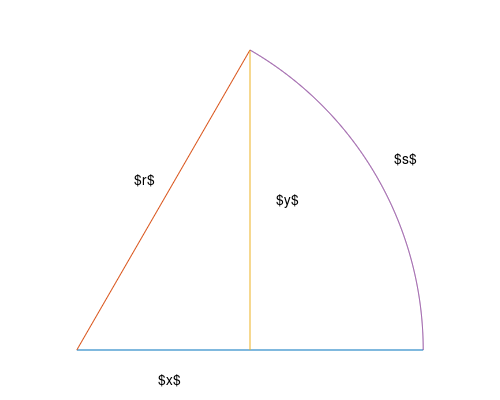
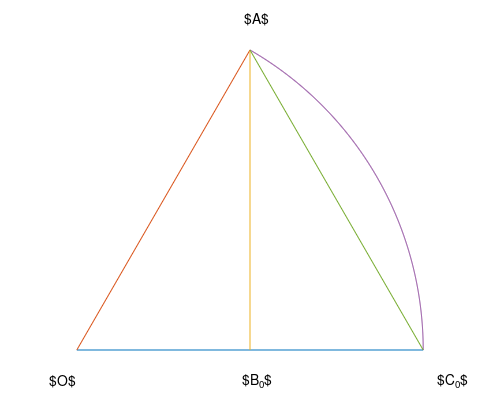
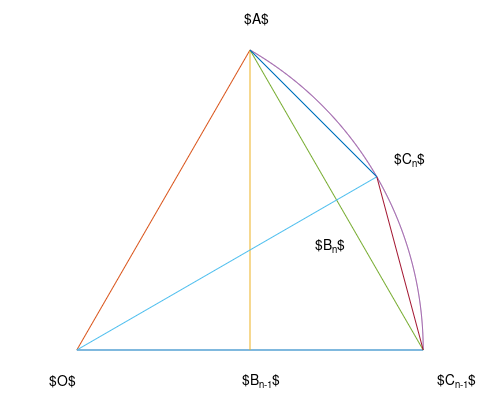
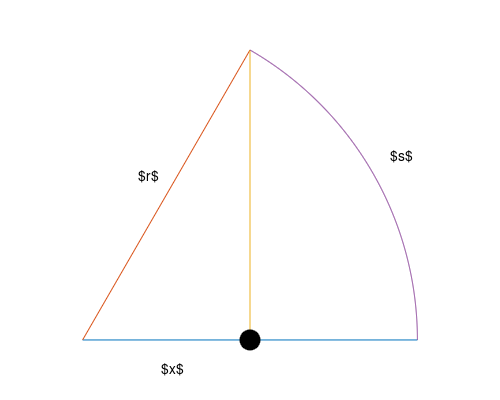

Write MATLAB code to recreate these figures, in order.
% =============================================================================
% Copyright © 2026 Fredrik Bierich
% 
% This file is licensed under the MIT License.
%
% Permission is hereby granted to use, copy, modify, merge, and distribute 
% this software for any purpose, provided that the above copyright notice 
% and this permission notice are included in all copies.
%
% For commercial licensing inquiries, please contact: fredrik.bierich@gmail.com
% =============================================================================
function main()
    m = 10;
    n = 2 ^ m + 1;
    circularsectorfigure();
    circularsectorsequencefigure();
    simpleharmonicmotionfigure();
    uniformcircularmotionfigure();
    function circularsectorfigure()
        f = figure('Visible', 'off');
        ax = axes(f);
        circularsector(ax);
        axis(ax, 'equal', 'off');
        text(ax, 0.1675, 0.49, '$r$');
        text(ax, 0.9185, 0.5506, '$s$');
        text(ax, 0.235, -0.0877, '$x$');
        text(ax, 0.5775, 0.431, '$y$');
        print2tex(f, 'circular_sector.tex');
        close(f);
    end
    function circularsectorsequencefigure()
        O = [0; 0];
        f = figure('Visible', 'off');
        ax = axes(f, 'NextPlot', 'add');
        [pl, ~] = circularsector(ax, O);
        plot(ax, pl(1, [1, end]), pl(2, [1, end]));
        axis(ax, 'equal', 'off');
        text(ax, -0.08, -0.0877, '$O$');
        text(ax, 0.485, 0.957, '$A$');
        t1 = text(ax, 1.0415, -0.0877, '$C_0$');
        t2 = text(ax, 0.4795, -0.0877, '$B_0$');
        print2tex(f, 'circular_sector_sequence_base_case.tex');
        mid = (1 + size(pl, 2)) / 2;
        plot(ax, [O(1), pl(1, mid)], [O(2), pl(2, mid)]);
        plot(ax, pl(1, [mid, 1]), pl(2, [mid, 1]));
        plot(ax, pl(1, [mid, end]), pl(2, [mid, end]));
        set(t1, 'string', '$C_{n-1}$');
        set(t2, 'string', '$B_{n-1}$');
        text(ax, 0.9185, 0.5506, '$C_n$');
        text(ax, 0.689, 0.3031, '$B_n$');
        print2tex(f, 'circular_sector_sequence_recursive_step.tex');
        close(f);
    end
    function simpleharmonicmotionfigure()
        f = figure('Visible', 'off');
        ax = axes(f, 'NextPlot', 'add');
        [~, proj_pl_end_pl_1] = circularsector(ax);
        fillcircle(ax, proj_pl_end_pl_1);
        axis(ax, 'equal', 'off');
        text(ax, 0.1675, 0.49, '$r$');
        text(ax, 0.9185, 0.5506, '$s$');
        text(ax, 0.235, -0.0877, '$x$');
        print2tex(f, 'simple_harmonic_motion.tex');
        close(f);
    end
    function uniformcircularmotionfigure()
        O = [0; 0];
        circleRadius = 0.03;
        circleColor = [0, 0, 0];
        f = figure('Visible', 'off');
        ax1 = axes(f, 'NextPlot', 'add');
        [pl, ~] = circularsector(ax1, O);
        fillcircle(ax1, pl(:, end), circleRadius, circleColor);
        axis(ax1, 'equal', 'off');
        text(ax1, 0.1675, 0.49, '$r$');
        text(ax1, 0.9185, 0.5506, '$s$');
        text(ax1, 0.235, -0.0877, '$x$');
        text(ax1, 0.5775, 0.431, '$y$');
        print2tex(f, 'uniform_circular_motion.tex');
        close(f);
        f = figure('Visible', 'off');
        ax1 = axes(f, 'NextPlot', 'add');
        [pl, proj_pl_end_pl_1] = circularsector(ax1, O);
        fillcircle(ax1, pl(:, end), circleRadius, circleColor);
        arrow(ax1, O, proj_pl_end_pl_1);
        arrow(ax1, proj_pl_end_pl_1, pl(:, end) - circleRadius * normalize(pl(:, end) - proj_pl_end_pl_1, "norm", 2));
        arrow(ax1, O, pl(:, end) - circleRadius * normalize(pl(:, end) - O, "norm", 2));
        axis(ax1, 'equal', 'off');
        text(ax1, 0.1675, 0.49, '$\vec{r}$');
        text(ax1, 0.235, -0.0877, '$\vec{r}_x$');
        text(ax1, 0.5775, 0.431, '$\vec{r}_y$');
        print2tex(f, 'uniform_circular_motion_position_vector_diagram.tex');
        close(f);
        function arrow(ax2, p1, p2, headWidth = 0.025, headLength = 0.075, shaftColor = [0, 0, 0], headEdgeColor = [0, 0, 0], headFaceColor = [0, 0, 0])
            nextPlot = get(ax2, 'NextPlot');
            cleanupObj = onCleanup(@() set(ax2, 'NextPlot', nextPlot));
            set(ax2, 'NextPlot', 'add');
            dp = p2 - p1;
            dpnorm = norm(dp);
            assert(dpnorm > headLength);
            R = [dp(1), -dp(2); dp(2), dp(1)] / dpnorm;
            q1 = p2 - R(:, 1) * headLength;
            plot(ax2, [p1(1), q1(1)], [p1(2), q1(2)], 'Color', shaftColor);
            q2 = p2 - R * [headLength, headLength; [headWidth, -headWidth] / 2];
            patch(ax2, 'XData', [q2(1, :), p2(1)], 'YData', [q2(2, :), p2(2)], 'EdgeColor', headEdgeColor, 'FaceColor', headFaceColor);
      end
    end
    function [pl, proj_pl_end_pl_1] = circularsector(ax, O = [0; 0], r = 1, s1 = 0, s2 = 1.0472)
        nextPlot = get(ax, 'NextPlot');
        cleanupObj = onCleanup(@() set(ax, 'NextPlot', nextPlot));
        set(ax, 'NextPlot', 'add');
        assert(r > 0);
        assert(s1 ~= s2);
        l = linspace(s1, s2, n);
        pl = O + [cos2(r, l); sin2(r, l)];
        pl_vec = pl - O;
        pl_vec_dot_pl_vec_1 = pl_vec' * pl_vec(:, 1);
        assert(all(pl_vec_dot_pl_vec_1 > 0));
        proj_pl_end_pl_1 = O + pl_vec(:, 1) * (pl_vec_dot_pl_vec_1(end) / pl_vec_dot_pl_vec_1(1));
        plot(ax, [O(1), pl(1, 1)], [O(2), pl(2, 1)]);
        plot(ax, [O(1), pl(1, end)], [O(2), pl(2, end)]);
        plot(ax, [proj_pl_end_pl_1(1), pl(1, end)], [proj_pl_end_pl_1(2), pl(2, end)]);
        plot(ax, pl(1, :), pl(2, :));
    end
    function fillcircle(ax, p, r = 0.03, C = [0, 0, 0])
        nextPlot = get(ax, 'NextPlot');
        cleanupObj = onCleanup(@() set(ax, 'NextPlot', nextPlot));
        set(ax, 'NextPlot', 'add');
        assert(r > 0);
        l = linspace(0, 4 * Q(r));
        fill(ax, p(1) + cos2(r, l), p(2) + sin2(r, l), C);
    end
    function s = Q(r)
        assert(r > 0);
        a = 0;
        for k = 1 : m
            a = sqrt(2 + a);
        end
        s = r * 2 ^ m * sqrt(2 - a);
    end
    function x = cos2(r, s)
        assert(r > 0);
        x = r - s .^ 2 / (2 ^ (2 * m + 1) * r);
        for k = 1 : m
            x = 2 * x .^ 2 / r - r;
        end
    end
    function y = sin2(r, s)
        assert(r > 0);
        y = cos2(r, Q(r) - s);
    end
end
function print2tex(figureHandle, fileName, figureWidth = 5, figureHeight = 4, figureMargin = 0.5)
    units = get(figureHandle, 'Units');
    position = get(figureHandle, 'Position');
    paperPositionMode = get(figureHandle, 'PaperPositionMode');
    cleanupObj = onCleanup(@() set(figureHandle, 'Units', units, 'Position', position, 'PaperPositionMode', paperPositionMode));
    assert(figureWidth > 0);
    assert(figureHeight > 0);
    assert(figureMargin >= 0);
    axesHandle = get(figureHandle, 'CurrentAxes');
    left = figureMargin / figureWidth;
    bottom = figureMargin / figureHeight;
    axesWidth = 1 - 2 * left;
    axesHeight = 1 - 2 * bottom;
    set(axesHandle, 'Units', 'normalized');
    set(axesHandle, 'Position', [left, bottom, axesWidth, axesHeight]);
    set(figureHandle, 'Units', 'Inches');
    position = get(figureHandle, 'Position');
    set(figureHandle, 'Position', [position(1), position(2), figureWidth, figureHeight]);
    set(figureHandle, 'PaperPositionMode', 'auto');
    print(figureHandle, fileName, '-dtex');
end
%{
proj_pl_end_pl_1 = O + ([cos2(r, s2); sin2(r, s2)] + [cos2(r, s1 - (s2 - s1)); sin2(r, s1 - (s2 - s1))]) / 2;
proj_pl_end_pl_1 = O + [cos2(r, s2) + cos2(r, s1 - (s2 - s1)); sin2(r, s2) + sin2(r, s1 - (s2 - s1))] / 2;
proj_pl_end_pl_1 = O + [cos2(r, s2) + cos2(r, s1 - s2 + s1); sin2(r, s2) + sin2(r, s1 - (s2 - s1))] / 2;
proj_pl_end_pl_1 = O + [cos2(r, s2) + cos2(r, 2 * s1 - s2); sin2(r, s2) + sin2(r, s1 - (s2 - s1))] / 2;
proj_pl_end_pl_1 = O + [cos2(r, s2) + (cos2(r, 2 * s1) * cos2(r, s2) + sin2(r, 2 * s1) * sin2(r, s2)) / r; sin2(r, s2) + sin2(r, s1 - (s2 - s1))] / 2;
proj_pl_end_pl_1 = O + [cos2(r, s2) + ((cos2(r, s1) * cos2(r, s1) - sin2(r, s1) * sin2(r, s1)) / r * cos2(r, s2) + sin2(r, 2 * s1) * sin2(r, s2)) / r; sin2(r, s2) + sin2(r, s1 - (s2 - s1))] / 2;
proj_pl_end_pl_1 = O + [cos2(r, s2) + ((cos2(r, s1) ^ 2 - sin2(r, s1) * sin2(r, s1)) / r * cos2(r, s2) + sin2(r, 2 * s1) * sin2(r, s2)) / r; sin2(r, s2) + sin2(r, s1 - (s2 - s1))] / 2;
proj_pl_end_pl_1 = O + [cos2(r, s2) + ((cos2(r, s1) ^ 2 - sin2(r, s1) ^ 2) / r * cos2(r, s2) + sin2(r, 2 * s1) * sin2(r, s2)) / r; sin2(r, s2) + sin2(r, s1 - (s2 - s1))] / 2;
proj_pl_end_pl_1 = O + [cos2(r, s2) + ((cos2(r, s1) ^ 2 - (r ^ 2 - cos2(r, s1) ^ 2)) / r * cos2(r, s2) + sin2(r, 2 * s1) * sin2(r, s2)) / r; sin2(r, s2) + sin2(r, s1 - (s2 - s1))] / 2;
proj_pl_end_pl_1 = O + [cos2(r, s2) + ((cos2(r, s1) ^ 2 - r ^ 2 + cos2(r, s1) ^ 2) / r * cos2(r, s2) + sin2(r, 2 * s1) * sin2(r, s2)) / r; sin2(r, s2) + sin2(r, s1 - (s2 - s1))] / 2;
proj_pl_end_pl_1 = O + [cos2(r, s2) + ((2 * cos2(r, s1) ^ 2 - r ^ 2) / r * cos2(r, s2) + sin2(r, 2 * s1) * sin2(r, s2)) / r; sin2(r, s2) + sin2(r, s1 - (s2 - s1))] / 2;
proj_pl_end_pl_1 = O + [cos2(r, s2) + ((2 * cos2(r, s1) ^ 2 * cos2(r, s2) - r ^ 2 * cos2(r, s2)) / r + sin2(r, 2 * s1) * sin2(r, s2)) / r; sin2(r, s2) + sin2(r, s1 - (s2 - s1))] / 2;
proj_pl_end_pl_1 = O + [cos2(r, s2) + ((2 * cos2(r, s1) ^ 2 * cos2(r, s2) - r ^ 2 * cos2(r, s2)) / r + (sin2(r, s1) * cos2(r, s1) + cos2(r, s1) * sin2(r, s1)) / r * sin2(r, s2)) / r; sin2(r, s2) + sin2(r, s1 - (s2 - s1))] / 2;
proj_pl_end_pl_1 = O + [cos2(r, s2) + ((2 * cos2(r, s1) ^ 2 * cos2(r, s2) - r ^ 2 * cos2(r, s2)) / r + (sin2(r, s1) * cos2(r, s1) + sin2(r, s1) * cos2(r, s1)) / r * sin2(r, s2)) / r; sin2(r, s2) + sin2(r, s1 - (s2 - s1))] / 2;
proj_pl_end_pl_1 = O + [cos2(r, s2) + ((2 * cos2(r, s1) ^ 2 * cos2(r, s2) - r ^ 2 * cos2(r, s2)) / r + 2 * sin2(r, s1) * cos2(r, s1) / r * sin2(r, s2)) / r; sin2(r, s2) + sin2(r, s1 - (s2 - s1))] / 2;
proj_pl_end_pl_1 = O + [cos2(r, s2) + ((2 * cos2(r, s1) ^ 2 * cos2(r, s2) - r ^ 2 * cos2(r, s2)) / r + 2 * sin2(r, s1) * cos2(r, s1) * sin2(r, s2) / r) / r; sin2(r, s2) + sin2(r, s1 - (s2 - s1))] / 2;
proj_pl_end_pl_1 = O + [cos2(r, s2) + (2 * cos2(r, s1) ^ 2 * cos2(r, s2) - r ^ 2 * cos2(r, s2) + 2 * sin2(r, s1) * cos2(r, s1) * sin2(r, s2)) / r ^ 2; sin2(r, s2) + sin2(r, s1 - (s2 - s1))] / 2;
proj_pl_end_pl_1 = O + [r ^ 2 * cos2(r, s2) / r ^ 2 + (2 * cos2(r, s1) ^ 2 * cos2(r, s2) - r ^ 2 * cos2(r, s2) + 2 * sin2(r, s1) * cos2(r, s1) * sin2(r, s2)) / r ^ 2; sin2(r, s2) + sin2(r, s1 - (s2 - s1))] / 2;
proj_pl_end_pl_1 = O + [(2 * cos2(r, s1) ^ 2 * cos2(r, s2) - r ^ 2 * cos2(r, s2) + 2 * sin2(r, s1) * cos2(r, s1) * sin2(r, s2) + r ^ 2 * cos2(r, s2)) / r ^ 2; sin2(r, s2) + sin2(r, s1 - (s2 - s1))] / 2;
proj_pl_end_pl_1 = O + [(2 * cos2(r, s1) ^ 2 * cos2(r, s2) + 2 * sin2(r, s1) * cos2(r, s1) * sin2(r, s2)) / r ^ 2; sin2(r, s2) + sin2(r, s1 - (s2 - s1))] / 2;
proj_pl_end_pl_1 = O + [2 * (cos2(r, s1) ^ 2 * cos2(r, s2) + sin2(r, s1) * cos2(r, s1) * sin2(r, s2)) / r ^ 2; sin2(r, s2) + sin2(r, s1 - (s2 - s1))] / 2;
proj_pl_end_pl_1 = O + [2 * (cos2(r, s1) ^ 2 * cos2(r, s2) + sin2(r, s1) * cos2(r, s1) * sin2(r, s2)) / r ^ 2; sin2(r, s2) + sin2(r, s1 - s2 + s1)] / 2;
proj_pl_end_pl_1 = O + [2 * (cos2(r, s1) ^ 2 * cos2(r, s2) + sin2(r, s1) * cos2(r, s1) * sin2(r, s2)) / r ^ 2; sin2(r, s2) + sin2(r, 2 * s1 - s2)] / 2;
proj_pl_end_pl_1 = O + [2 * (cos2(r, s1) ^ 2 * cos2(r, s2) + sin2(r, s1) * cos2(r, s1) * sin2(r, s2)) / r ^ 2; sin2(r, s2) + (sin2(r, 2 * s1) * cos2(r, s2) - cos2(r, 2 * s1) * sin2(r, s2)) / r] / 2;
proj_pl_end_pl_1 = O + [2 * (cos2(r, s1) ^ 2 * cos2(r, s2) + sin2(r, s1) * cos2(r, s1) * sin2(r, s2)) / r ^ 2; sin2(r, s2) + ((sin2(r, s1) * cos2(r, s1) + cos2(r, s1) * sin2(r, s1)) / r * cos2(r, s2) - cos2(r, 2 * s1) * sin2(r, s2)) / r] / 2;
proj_pl_end_pl_1 = O + [2 * (cos2(r, s1) ^ 2 * cos2(r, s2) + sin2(r, s1) * cos2(r, s1) * sin2(r, s2)) / r ^ 2; sin2(r, s2) + ((sin2(r, s1) * cos2(r, s1) + sin2(r, s1) * cos2(r, s1)) / r * cos2(r, s2) - cos2(r, 2 * s1) * sin2(r, s2)) / r] / 2;
proj_pl_end_pl_1 = O + [2 * (cos2(r, s1) ^ 2 * cos2(r, s2) + sin2(r, s1) * cos2(r, s1) * sin2(r, s2)) / r ^ 2; sin2(r, s2) + (2 * sin2(r, s1) * cos2(r, s1) / r * cos2(r, s2) - cos2(r, 2 * s1) * sin2(r, s2)) / r] / 2;
proj_pl_end_pl_1 = O + [2 * (cos2(r, s1) ^ 2 * cos2(r, s2) + sin2(r, s1) * cos2(r, s1) * sin2(r, s2)) / r ^ 2; sin2(r, s2) + (2 * sin2(r, s1) * cos2(r, s1) * cos2(r, s2) / r - cos2(r, 2 * s1) * sin2(r, s2)) / r] / 2;
proj_pl_end_pl_1 = O + [2 * (cos2(r, s1) ^ 2 * cos2(r, s2) + sin2(r, s1) * cos2(r, s1) * sin2(r, s2)) / r ^ 2; sin2(r, s2) + (2 * sin2(r, s1) * cos2(r, s1) * cos2(r, s2) / r - (cos2(r, s1) * cos2(r, s1) - sin2(r, s1) * sin2(r, s1)) / r * sin2(r, s2)) / r] / 2;
proj_pl_end_pl_1 = O + [2 * (cos2(r, s1) ^ 2 * cos2(r, s2) + sin2(r, s1) * cos2(r, s1) * sin2(r, s2)) / r ^ 2; sin2(r, s2) + (2 * sin2(r, s1) * cos2(r, s1) * cos2(r, s2) / r - (cos2(r, s1) ^ 2 - sin2(r, s1) * sin2(r, s1)) / r * sin2(r, s2)) / r] / 2;
proj_pl_end_pl_1 = O + [2 * (cos2(r, s1) ^ 2 * cos2(r, s2) + sin2(r, s1) * cos2(r, s1) * sin2(r, s2)) / r ^ 2; sin2(r, s2) + (2 * sin2(r, s1) * cos2(r, s1) * cos2(r, s2) / r - (cos2(r, s1) ^ 2 - sin2(r, s1) ^ 2) / r * sin2(r, s2)) / r] / 2;
proj_pl_end_pl_1 = O + [2 * (cos2(r, s1) ^ 2 * cos2(r, s2) + sin2(r, s1) * cos2(r, s1) * sin2(r, s2)) / r ^ 2; sin2(r, s2) + (2 * sin2(r, s1) * cos2(r, s1) * cos2(r, s2) / r - (r ^ 2 - sin2(r, s1) ^ 2 - sin2(r, s1) ^ 2) / r * sin2(r, s2)) / r] / 2;
proj_pl_end_pl_1 = O + [2 * (cos2(r, s1) ^ 2 * cos2(r, s2) + sin2(r, s1) * cos2(r, s1) * sin2(r, s2)) / r ^ 2; sin2(r, s2) + (2 * sin2(r, s1) * cos2(r, s1) * cos2(r, s2) / r - (r ^ 2 - 2 * sin2(r, s1) ^ 2) / r * sin2(r, s2)) / r] / 2;
proj_pl_end_pl_1 = O + [2 * (cos2(r, s1) ^ 2 * cos2(r, s2) + sin2(r, s1) * cos2(r, s1) * sin2(r, s2)) / r ^ 2; sin2(r, s2) + (2 * sin2(r, s1) * cos2(r, s1) * cos2(r, s2) / r - (r ^ 2 - 2 * sin2(r, s1) ^ 2) * sin2(r, s2) / r) / r] / 2;
proj_pl_end_pl_1 = O + [2 * (cos2(r, s1) ^ 2 * cos2(r, s2) + sin2(r, s1) * cos2(r, s1) * sin2(r, s2)) / r ^ 2; sin2(r, s2) + (2 * sin2(r, s1) * cos2(r, s1) * cos2(r, s2) / r - (r ^ 2 * sin2(r, s2) - 2 * sin2(r, s1) ^ 2 * sin2(r, s2)) / r) / r] / 2;
proj_pl_end_pl_1 = O + [2 * (cos2(r, s1) ^ 2 * cos2(r, s2) + sin2(r, s1) * cos2(r, s1) * sin2(r, s2)) / r ^ 2; sin2(r, s2) + (2 * sin2(r, s1) * cos2(r, s1) * cos2(r, s2) - (r ^ 2 * sin2(r, s2) - 2 * sin2(r, s1) ^ 2 * sin2(r, s2))) / r ^ 2] / 2;
proj_pl_end_pl_1 = O + [2 * (cos2(r, s1) ^ 2 * cos2(r, s2) + sin2(r, s1) * cos2(r, s1) * sin2(r, s2)) / r ^ 2; sin2(r, s2) + (2 * sin2(r, s1) * cos2(r, s1) * cos2(r, s2) - r ^ 2 * sin2(r, s2) + 2 * sin2(r, s1) ^ 2 * sin2(r, s2)) / r ^ 2] / 2;
proj_pl_end_pl_1 = O + [2 * (cos2(r, s1) ^ 2 * cos2(r, s2) + sin2(r, s1) * cos2(r, s1) * sin2(r, s2)) / r ^ 2; sin2(r, s2) + (2 * sin2(r, s1) ^ 2 * sin2(r, s2) - r ^ 2 * sin2(r, s2) + 2 * sin2(r, s1) * cos2(r, s1) * cos2(r, s2)) / r ^ 2] / 2;
proj_pl_end_pl_1 = O + [2 * (cos2(r, s1) ^ 2 * cos2(r, s2) + sin2(r, s1) * cos2(r, s1) * sin2(r, s2)) / r ^ 2; r ^ 2 * sin2(r, s2) / r ^ 2 + (2 * sin2(r, s1) ^ 2 * sin2(r, s2) - r ^ 2 * sin2(r, s2) + 2 * sin2(r, s1) * cos2(r, s1) * cos2(r, s2)) / r ^ 2] / 2;
proj_pl_end_pl_1 = O + [2 * (cos2(r, s1) ^ 2 * cos2(r, s2) + sin2(r, s1) * cos2(r, s1) * sin2(r, s2)) / r ^ 2; (2 * sin2(r, s1) ^ 2 * sin2(r, s2) - r ^ 2 * sin2(r, s2) + 2 * sin2(r, s1) * cos2(r, s1) * cos2(r, s2) + r ^ 2 * sin2(r, s2)) / r ^ 2] / 2;
proj_pl_end_pl_1 = O + [2 * (cos2(r, s1) ^ 2 * cos2(r, s2) + sin2(r, s1) * cos2(r, s1) * sin2(r, s2)) / r ^ 2; (2 * sin2(r, s1) ^ 2 * sin2(r, s2) + 2 * sin2(r, s1) * cos2(r, s1) * cos2(r, s2)) / r ^ 2] / 2;
proj_pl_end_pl_1 = O + [2 * (cos2(r, s1) ^ 2 * cos2(r, s2) + sin2(r, s1) * cos2(r, s1) * sin2(r, s2)) / r ^ 2; 2 * (sin2(r, s1) ^ 2 * sin2(r, s2) + sin2(r, s1) * cos2(r, s1) * cos2(r, s2)) / r ^ 2] / 2;
proj_pl_end_pl_1 = O + ([2 * (cos2(r, s1) ^ 2 * cos2(r, s2) + sin2(r, s1) * cos2(r, s1) * sin2(r, s2)); 2 * (sin2(r, s1) ^ 2 * sin2(r, s2) + sin2(r, s1) * cos2(r, s1) * cos2(r, s2))] / r ^ 2) / 2;
proj_pl_end_pl_1 = O + (2 * [cos2(r, s1) ^ 2 * cos2(r, s2) + sin2(r, s1) * cos2(r, s1) * sin2(r, s2); sin2(r, s1) ^ 2 * sin2(r, s2) + sin2(r, s1) * cos2(r, s1) * cos2(r, s2)] / r ^ 2) / 2;
proj_pl_end_pl_1 = O + 2 * ([cos2(r, s1) ^ 2 * cos2(r, s2) + sin2(r, s1) * cos2(r, s1) * sin2(r, s2); sin2(r, s1) ^ 2 * sin2(r, s2) + sin2(r, s1) * cos2(r, s1) * cos2(r, s2)] / r ^ 2) / 2;
proj_pl_end_pl_1 = O + [cos2(r, s1) ^ 2 * cos2(r, s2) + sin2(r, s1) * cos2(r, s1) * sin2(r, s2); sin2(r, s1) ^ 2 * sin2(r, s2) + sin2(r, s1) * cos2(r, s1) * cos2(r, s2)] / r ^ 2;
proj_pl_end_pl_1 = O + [cos2(r, s1) ^ 2 * cos2(r, s2) + sin2(r, s1) * cos2(r, s1) * sin2(r, s2); sin2(r, s1) * cos2(r, s1) * cos2(r, s2) + sin2(r, s1) ^ 2 * sin2(r, s2)] / r ^ 2;
proj_pl_end_pl_1 = O + [cos2(r, s1) ^ 2, sin2(r, s1) * cos2(r, s1); sin2(r, s1) * cos2(r, s1), sin2(r, s1) ^ 2] * [cos2(r, s2); sin2(r, s2)] / r ^ 2;
proj_pl_end_pl_1 = O + [cos2(r, s1) ^ 2, cos2(r, s1) * sin2(r, s1); sin2(r, s1) * cos2(r, s1), sin2(r, s1) ^ 2] * [cos2(r, s2); sin2(r, s2)] / r ^ 2;
proj_pl_end_pl_1 = O + [cos2(r, s1); sin2(r, s1)] * [cos2(r, s1), sin2(r, s1)] * [cos2(r, s2); sin2(r, s2)] / r ^ 2;
proj_pl_end_pl_1 = O + [cos2(r, s1); sin2(r, s1)] * [cos2(r, s1); sin2(r, s1)]' * [cos2(r, s2); sin2(r, s2)] / r ^ 2;
proj_pl_end_pl_1 = O + pl_vec(:, 1) * [cos2(r, s1); sin2(r, s1)]' * [cos2(r, s2); sin2(r, s2)] / r ^ 2;
proj_pl_end_pl_1 = O + pl_vec(:, 1) * pl_vec(:, 1)' * [cos2(r, s2); sin2(r, s2)] / r ^ 2;
proj_pl_end_pl_1 = O + pl_vec(:, 1) * pl_vec(:, 1)' * pl_vec(:, end) / r ^ 2;
proj_pl_end_pl_1 = O + pl_vec(:, 1) * pl_vec(:, 1)' * pl_vec(:, end) / (pl_vec(:, 1)' * pl_vec(:, 1));
proj_pl_end_pl_1 = O + pl_vec(:, 1) * pl_vec(:, end)' * pl_vec(:, 1) / (pl_vec(:, 1)' * pl_vec(:, 1));
proj_pl_end_pl_1 = O + pl_vec(:, 1) * (pl_vec(:, end)' * pl_vec(:, 1) / (pl_vec(:, 1)' * pl_vec(:, 1)));
proj_pl_end_pl_1 = O + pl_vec(:, 1) * (pl_vec_dot_pl_vec_1(end) / (pl_vec(:, 1)' * pl_vec(:, 1)));
proj_pl_end_pl_1 = O + pl_vec(:, 1) * (pl_vec_dot_pl_vec_1(end) / pl_vec_dot_pl_vec_1(1));
%}
